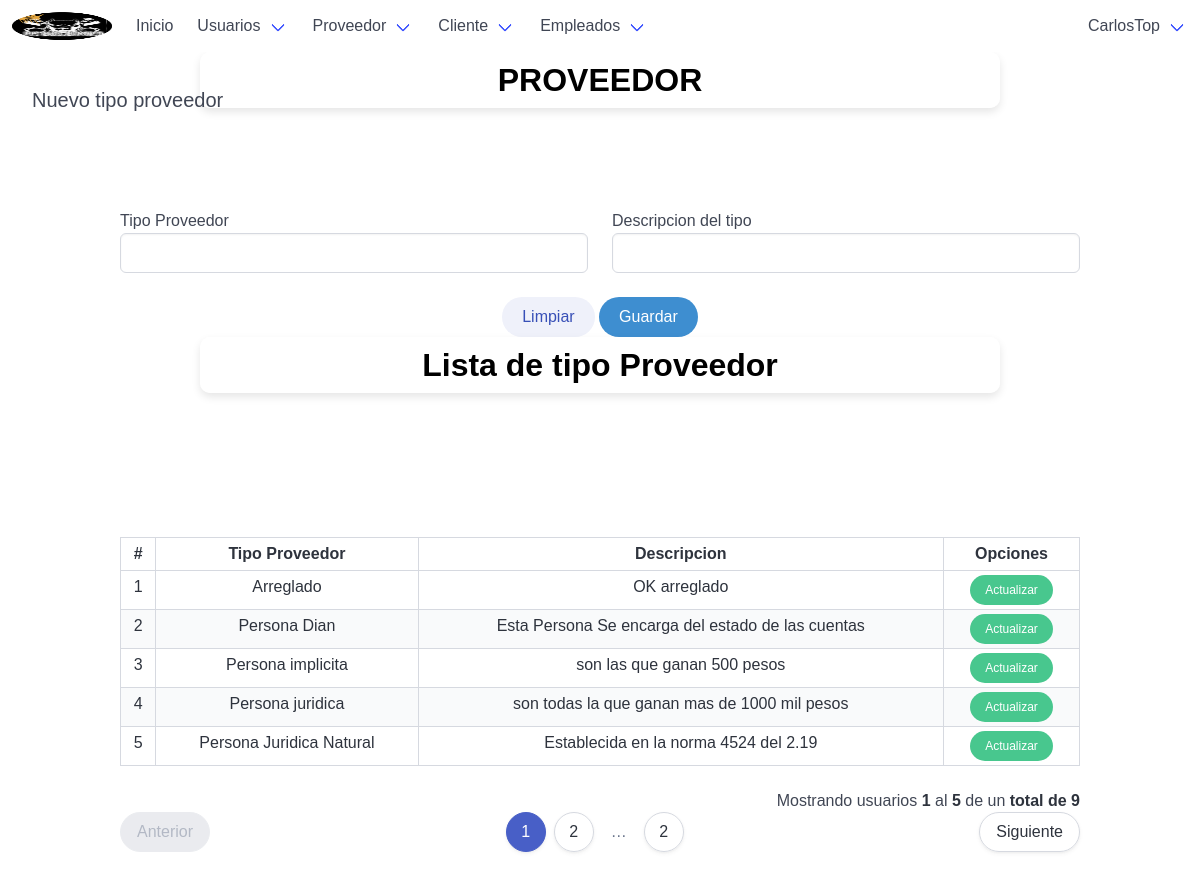
The app's page /tsupplierNew/ (signed in) with its own data.
### tables this page shows
CREATE TABLE `tipo_proveedor` (
  `id_tipo_proveedor` int(10) NOT NULL,
  `tipo_proveedor` varchar(50) NOT NULL,
  `descripcion` varchar(70) NOT NULL
);

### app/controllers/tsupplierController.php (the view, shortened to what this page needs)
<?php
	class tsupplierController extends mainModel{
		public function listarTproveedorControlador($pagina, $registros, $url, $busqueda) {
			$pagina = $this->limpiarCadena($pagina);
			$registros = $this->limpiarCadena($registros);
			$url = $this->limpiarCadena($url);
			$url = APP_URL . $url . "/";
			$busqueda = $this->limpiarCadena($busqueda);
			$tabla = "";
			$pagina = (isset($pagina) && $pagina > 0) ? (int)$pagina : 1;
			$inicio = ($pagina > 0) ? (($pagina * $registros) - $registros) : 0;
			if (isset($busqueda) && $busqueda != "") {
				$consulta_datos = "SELECT * FROM tipo_proveedor WHERE (tipo_proveedor LIKE '%$busqueda%' OR id_tipo_proveedor LIKE '%$busqueda%') ORDER BY tproveedor ASC LIMIT $inicio, $registros";
				$consulta_total = "SELECT COUNT(id_tipo_proveedor) FROM tipo_proveedor WHERE (tipo_proveedor LIKE '%$busqueda%' OR id_tipo_proveedor LIKE '%$busqueda%')";
			} else {
				$consulta_datos = "SELECT * FROM tipo_proveedor ORDER BY tipo_proveedor ASC LIMIT $inicio, $registros";
				$consulta_total = "SELECT COUNT(id_tipo_proveedor) FROM tipo_proveedor";
			}
			$datos = $this->ejecutarConsulta($consulta_datos);
			$datos = $datos->fetchAll();
			$total = $this->ejecutarConsulta($consulta_total);
			$total = (int)$total->fetchColumn();
			$numeroPaginas = ceil($total / $registros);
			$tabla .= '
				<div class="table-container">
				<table class="table is-bordered is-striped is-narrow is-hoverable is-fullwidth">
					<thead>
						<tr>
							<th class="has-text-centered">#</th>
							<th class="has-text-centered">Tipo Proveedor</th>
							<th class="has-text-centered">Descripcion</th>
							<th class="has-text-centered" colspan="3">Opciones</th>
						</tr>
					</thead>
					<tbody>
			';
			if ($total >= 1 && $pagina <= $numeroPaginas) {
				$contador = $inicio + 1;
				$pag_inicio = $inicio + 1;
				foreach ($datos as $rows) {
					$tabla .= '
						<tr class="has-text-centered">
							<td>' . $contador . '</td>
							<td>' . $rows['tipo_proveedor'] . '</td>
							<td>' . $rows['descripcion'] . '</td>
							<td>
								<a href="' . APP_URL . 'tsupplierUpdate/' . $rows['id_tipo_proveedor'] . '/" class="button is-success is-rounded is-small">Actualizar</a>
							</td>
						</tr>
					';
					$contador++;
				}
				$pag_final = $contador - 1;
			}
			$tabla .= '</tbody></table></div>';
			if ($total >= 1 && $pagina <= $numeroPaginas) {
				$tabla .= '<p class="has-text-right">Mostrando usuarios <strong>' . $pag_inicio . '</strong> al <strong>' . $pag_final . '</strong> de un <strong>total de ' . $total . '</strong></p>';
				$tabla .= $this->paginadorTablas($pagina, $numeroPaginas, $url, 10);
			}
			return $tabla;
		}
	}

### app/views/css/estilos.css (style rules this page uses)
body,html { height: 100%; width: 100%; }

### app/views/css/informationshop.css (style rules this page uses)
body { margin: 0; padding: 0; font-family: Arial, sans-serif; box-sizing: border-box; overflow-x: hidden; }
p, ul, li { font-size: 1em; line-height: 1.4; }

### records on screen
tipo_proveedor: tipo_proveedor "Arreglado", descripcion "OK arreglado"
tipo_proveedor: tipo_proveedor "Persona Dian", descripcion "Esta Persona Se encarga del estado de las cuentas"
tipo_proveedor: tipo_proveedor "Persona implicita", descripcion "son las que ganan 500 pesos"
tipo_proveedor: tipo_proveedor "Persona juridica", descripcion "son todas la que ganan mas de 1000 mil pesos"
tipo_proveedor: tipo_proveedor "Persona Juridica Natural", descripcion "Establecida en la norma 4524 del 2.19"

### other values on screen
$_SESSION['usuario'] "CarlosTop"
$pag_inicio "1"
$pag_final "5"
$total "9"
$numeroPaginas "2"
